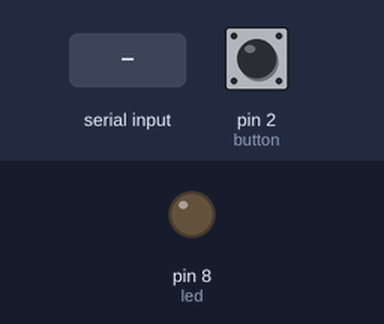
The sketch below on a simulated Arduino Uno, built with avr-gcc and run on an emulated ATmega328P. On the bench: output pins drawn as LEDs (lit = HIGH). The test bench sets the inputs (shaded band); at power-on: pin 2 (button) LOW.

Above: at 1.2 s.
1.3 s: "1" received over Serial
At 2.6 s:
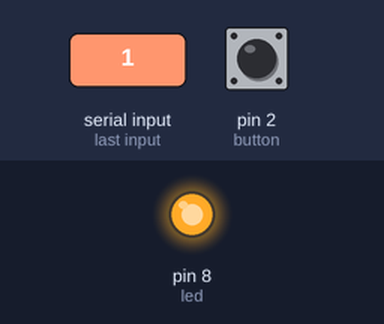
4.4 s: "0" received over Serial
At 5.0 s:
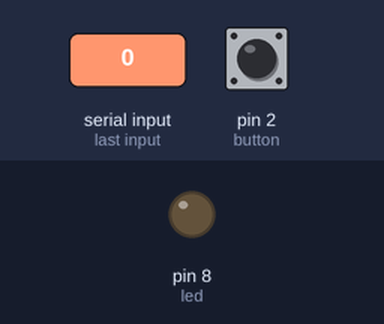
Timing chart, 0 to 7.4 s (numbered marks = the images above; inputs shaded):
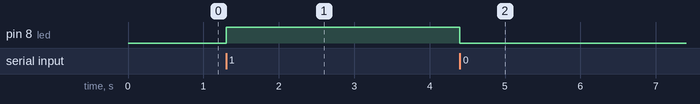

The sketch:

demo1_ard_btn_led.ino
```cpp
/***********************************************************
File name:   demo1_ard_btn_led
Description: Arduino and processing Kommunikation

SWH WS 23_24 / DMP / Uebung Nr.8
Martinez
***********************************************************/
int led = 8;
int button = 2;

void setup() {
  pinMode(led, OUTPUT);
  pinMode(button, INPUT);
  Serial.begin(9600);
}

void loop() {
  if (Serial.available() > 0) {
    char ledState = Serial.read();
    if (ledState == '1') {
      digitalWrite(led, HIGH);
    }
    if (ledState == '0') {
      digitalWrite(led, LOW);
    }
  }
  int buttonState = digitalRead(button);
  if (buttonState == HIGH) {
    Serial.println("Button is pressed");
    delay(500);
  }
}
```

Measured:
- after the input at 1.3 s, pin 8 (led): LOW → HIGH at once
- after the input at 4.4 s, pin 8 (led): HIGH → LOW at once
